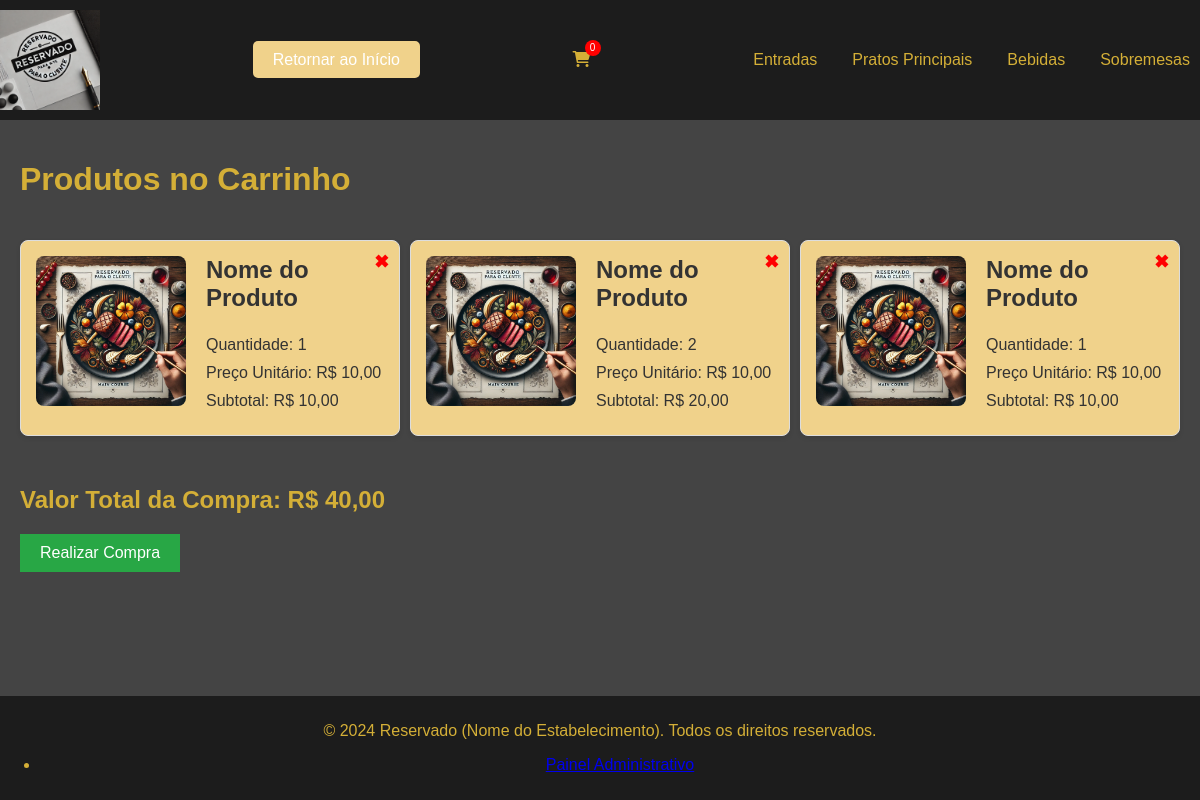
Screenshot of /carrinho.php (signed in) with the database file from the repository.
### tables this page shows
CREATE TABLE `produtos` (
  `id` int NOT NULL AUTO_INCREMENT,
  `nome` varchar(255) NOT NULL,
  `descricao` text NOT NULL,
  `preco` decimal(10,2) NOT NULL,
  `categoria` enum('entradas','principais','bebidas','sobremesas') NOT NULL,
  `imagem` varchar(255) DEFAULT NULL,
  `data_criacao` timestamp NULL DEFAULT CURRENT_TIMESTAMP,
  PRIMARY KEY (`id`)
);

### carrinho.php (the view, shortened to what this page needs)
<?php
include $_SERVER['DOCUMENT_ROOT'] . '/cardapio-dinamico/header.php';
require_once 'adicionar_ao_carrinho.php';
if (empty($_SESSION['carrinho'])) {
    echo "<h1>Carrinho Vazio</h1>";
    echo "<p>Você ainda não adicionou produtos ao carrinho.</p>";
} else {
    echo "<h1>Produtos no Carrinho</h1>";
    echo "<div class='produtos-container'>";
    $valor_total = 0;
    foreach ($_SESSION['carrinho'] as $produto_id => $quantidade) {
        $stmt = $pdo->prepare("SELECT nome, preco, imagem FROM produtos WHERE id = :id");
        $stmt->bindParam(':id', $produto_id);
        $stmt->execute();
        $produto = $stmt->fetch(PDO::FETCH_ASSOC);
        if ($produto) {
            $subtotal = $produto['preco'] * $quantidade;
            $valor_total += $subtotal;
            echo "<div class='produto-item' style='position: relative; padding: 15px; border: 1px solid #ddd; margin-bottom: 10px;'>";
            echo "<div class='produto-imagem'>";
            if ($produto['imagem']) {
                echo "<img src='/cardapio-dinamico/admin/uploads/produtos/" . htmlspecialchars($produto['imagem']) . "' alt='" . htmlspecialchars($produto['nome']) . "'>";
            }
            echo "</div>";
            echo "<div class='produto-info'>";
            echo "<h3>" . htmlspecialchars($produto['nome']) . "</h3>";
            echo "<p>Quantidade: " . $quantidade . "</p>";
            echo "<p>Preço Unitário: R$ " . number_format($produto['preco'], 2, ',', '.') . "</p>";
            echo "<p>Subtotal: R$ " . number_format($subtotal, 2, ',', '.') . "</p>";
            echo "<a href='?remove_id=" . $produto_id . "' class='remover-produto' title='Remover' style='position: absolute; top: 10px; right: 10px; color: #ff0000; font-size: 18px; font-weight: bold; text-decoration: none;'>✖</a>";
            echo "</div>";
            echo "</div>";
        }
    }
    echo "</div>";
    echo "<h2>Valor Total da Compra: R$ " . number_format($valor_total, 2, ',', '.') . "</h2>";
    echo "<form action='realizar_compra.php' method='post'>";
    echo "<button type='submit' style='background-color: #28a745; color: white; padding: 10px 20px; border: none; font-size: 16px; cursor: pointer;'>Realizar Compra</button>";
    echo "</form>";
}
require_once 'footer.php';
?>

### assets/css/carrinho.css (style rules this page uses)
.produto-item { position: relative; padding: 15px; border: 1px solid #ddd; margin-bottom: 10px; }
.remover-produto { position: absolute; top: 10px; right: 10px; color: #ff0000; text-decoration: none; font-size: 18px; font-weight: bold; }

### assets/css/global.css (style rules this page uses)
html, body { height: 100%; margin: 0; }
body { display: flex; flex-direction: column; font-family: Arial, sans-serif; background-color: #444; color: #d4af37; margin: 0; padding: 0; }
.produtos-container { display: grid; grid-template-columns: repeat(3, 1fr); gap: 10px; padding: 20px 0; }
.produto-item { background-color: #f0d28b; border: 1px solid #ddd; border-radius: 8px; overflow: hidden; padding: 15px; box-shadow: 0 2px 5px rgba(0, 0, 0, 0.1); transition: transform 0.2s ease; display: flex; align-items: flex-start; }
.produto-imagem img { max-width: 150px; height: auto; margin-right: 20px; border-radius: 8px; display: block; }
.produto-info { flex-grow: 1; }
.produto-info h3 { margin-top: 0; font-size: 1.5em; color: #333; }
.produto-info p { margin: 10px 0; color: #333; }

### rows the page displays
produtos: imagem (picture), nome "Nome do Produto", quantidade "1", preco "10,00"
produtos: imagem (picture), nome "Nome do Produto", quantidade "2", preco "10,00", preco "20,00"
produtos: imagem (picture), nome "Nome do Produto", quantidade "1", preco "10,00"

### other values shown
$section['title'] "Entradas"
$section['title'] "Pratos Principais"
$section['title'] "Bebidas"
$section['title'] "Sobremesas"
$valor_total "40,00"
$site_name "Reservado (Nome do Estabelecimento)"
